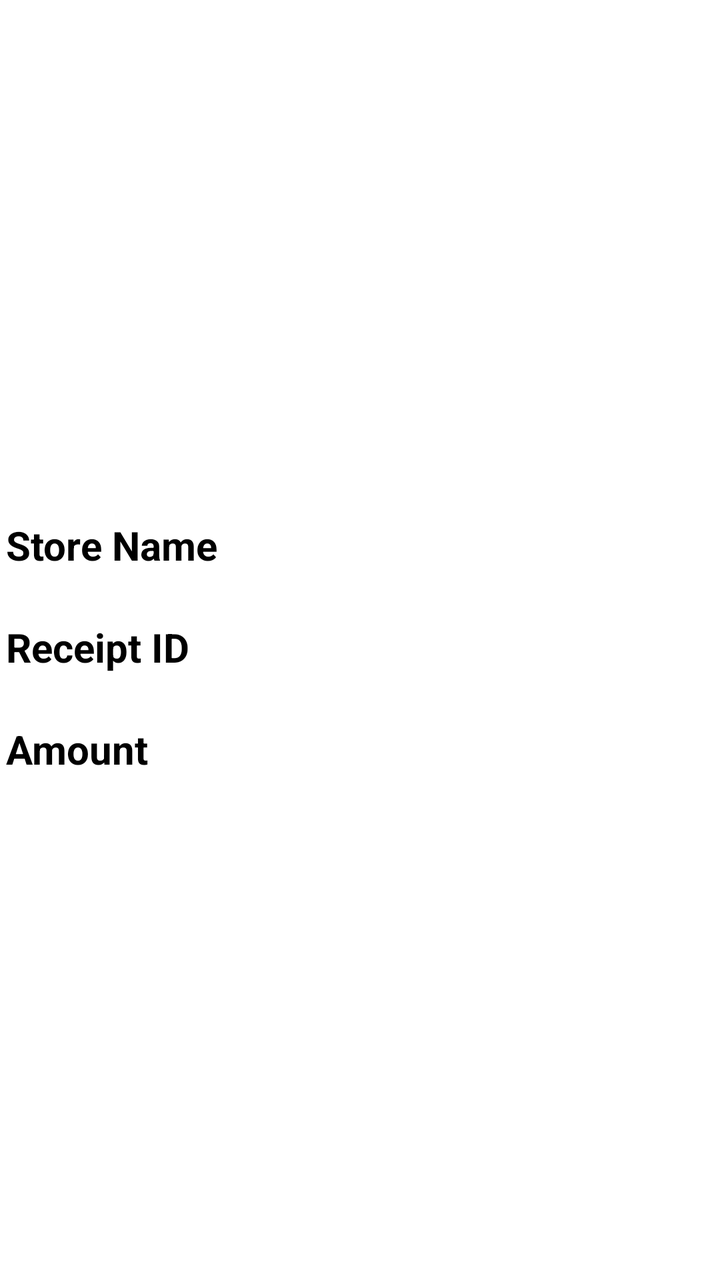
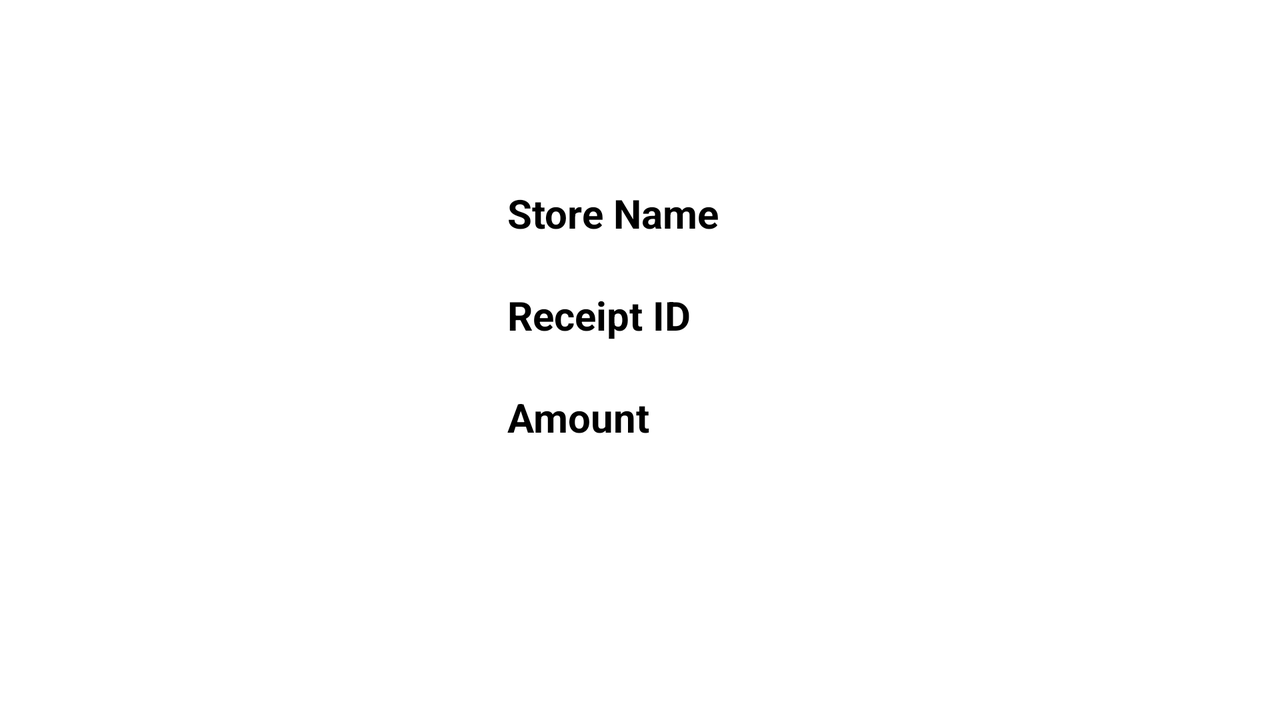

The same Android screen from two of the app's own layout files: first res/layout/ as a phone draws it, then the repository's variant for another configuration, drawn on a device whose configuration selects that folder. Both files follow.
<!-- AndroidManifest.xml: application theme Theme.ReceiptTracker -->
<!-- res/layout/activity_receipt_details.xml -->
<?xml version="1.0" encoding="utf-8"?>
<androidx.constraintlayout.widget.ConstraintLayout xmlns:android="http://schemas.android.com/apk/res/android"
    xmlns:app="http://schemas.android.com/apk/res-auto"
    xmlns:tools="http://schemas.android.com/tools"
    android:layout_width="match_parent"
    android:layout_height="match_parent"
    tools:context=".ReceiptDetailsActivity">

    <ImageView
        android:id="@+id/imageView"
        android:layout_width="161dp"
        android:layout_height="191dp"
        android:layout_marginTop="40dp"
        android:contentDescription="@string/receipt_icon"
        app:layout_constraintEnd_toEndOf="parent"
        app:layout_constraintStart_toStartOf="parent"
        app:layout_constraintTop_toTopOf="parent"
        app:srcCompat="@drawable/receipticon" />

    <LinearLayout
        android:id="@+id/storeNameLinearLayout"
        android:layout_width="354dp"
        android:layout_height="43dp"
        android:layout_marginTop="20dp"
        android:orientation="horizontal"
        app:layout_constraintEnd_toEndOf="parent"
        app:layout_constraintStart_toStartOf="parent"
        app:layout_constraintTop_toBottomOf="@+id/imageView">

        <TextView
            android:id="@+id/receiptDetailsStoreNameLabel"
            android:layout_width="1dp"
            android:layout_height="match_parent"
            android:layout_weight="1"
            android:gravity="center_vertical"
            android:text="@string/storeName"
            android:textColor="@color/black"
            android:textSize="20sp"
            android:textStyle="bold" />

        <TextView
            android:id="@+id/receiptDetailsStoreNameTextView"
            android:layout_width="wrap_content"
            android:layout_height="match_parent"
            android:layout_weight="1"
            android:gravity="center_vertical"
            android:maxWidth="6dp"
            android:textAlignment="center"
            android:textColor="@color/black" />

    </LinearLayout>

    <LinearLayout
        android:id="@+id/receiptIdLinearLayout"
        android:layout_width="354dp"
        android:layout_height="43dp"
        android:layout_marginTop="8dp"
        android:orientation="horizontal"
        app:layout_constraintEnd_toEndOf="@+id/storeNameLinearLayout"
        app:layout_constraintStart_toStartOf="@+id/storeNameLinearLayout"
        app:layout_constraintTop_toBottomOf="@+id/storeNameLinearLayout">

        <TextView
            android:id="@+id/receiptDetailsIdLabel"
            android:layout_width="1dp"
            android:layout_height="match_parent"
            android:layout_weight="1"
            android:gravity="center_vertical"
            android:text="@string/receiptId"
            android:textColor="@color/black"
            android:textSize="20sp"
            android:textStyle="bold" />

        <TextView
            android:id="@+id/receiptDetailsIdTextView"
            android:layout_width="wrap_content"
            android:layout_height="match_parent"
            android:layout_weight="1"
            android:gravity="center_vertical"
            android:textAlignment="center"
            android:textColor="@color/black" />
    </LinearLayout>

    <LinearLayout
        android:id="@+id/AmountLinearLayout"
        android:layout_width="354dp"
        android:layout_height="43dp"
        android:layout_marginTop="8dp"
        android:orientation="horizontal"
        app:layout_constraintEnd_toEndOf="@+id/receiptIdLinearLayout"
        app:layout_constraintStart_toStartOf="@+id/receiptIdLinearLayout"
        app:layout_constraintTop_toBottomOf="@+id/receiptIdLinearLayout">

        <TextView
            android:id="@+id/receiptDetailsAmountLabel"
            android:layout_width="1dp"
            android:layout_height="match_parent"
            android:layout_weight="1"
            android:gravity="center_vertical"
            android:text="@string/amount"
            android:textColor="@color/black"
            android:textSize="20sp"
            android:textStyle="bold" />

        <TextView
            android:id="@+id/receiptDetailsAmountTextView"
            android:layout_width="wrap_content"
            android:layout_height="match_parent"
            android:layout_weight="1"
            android:gravity="center_vertical"
            android:textAlignment="center"
            android:textColor="@color/black" />
    </LinearLayout>

</androidx.constraintlayout.widget.ConstraintLayout>
<!-- resources referenced by this layout -->
<resources>
  <string name="amount">Amount</string>
  <string name="receiptId">Receipt ID</string>
  <string name="receipt_icon">Receipt Icon</string>
  <string name="storeName">Store Name</string>
  <style name="Theme.ReceiptTracker" parent="Theme.MaterialComponents.DayNight.DarkActionBar">
          
          <item name="colorPrimary">@color/purple_500</item>
          <item name="colorPrimaryVariant">@color/purple_700</item>
          <item name="colorOnPrimary">@color/white</item>
          
          <item name="colorSecondary">@color/teal_200</item>
          <item name="colorSecondaryVariant">@color/teal_700</item>
          <item name="colorOnSecondary">@color/black</item>
          
          <item name="android:statusBarColor" tools:targetApi="l">?attr/colorPrimaryVariant</item>
          
      </style>
</resources>
<!-- res/layout-land/activity_receipt_details.xml (the repository's variant of the layout above) -->
<!-- drawn on the phone turned sideways -->
<?xml version="1.0" encoding="utf-8"?>
<androidx.constraintlayout.widget.ConstraintLayout xmlns:android="http://schemas.android.com/apk/res/android"
    xmlns:app="http://schemas.android.com/apk/res-auto"
    xmlns:tools="http://schemas.android.com/tools"
    android:layout_width="match_parent"
    android:layout_height="match_parent"
    tools:context=".ReceiptDetailsActivity">

    <ImageView
        android:id="@+id/imageView"
        android:layout_width="161dp"
        android:layout_height="191dp"
        android:layout_marginStart="60dp"
        android:layout_marginTop="60dp"
        android:contentDescription="@string/receipt_icon"
        app:layout_constraintStart_toStartOf="parent"
        app:layout_constraintTop_toTopOf="parent"
        app:srcCompat="@drawable/receipticon" />

    <LinearLayout
        android:id="@+id/storeNameLinearLayout"
        android:layout_width="354dp"
        android:layout_height="43dp"
        android:layout_marginTop="25dp"
        android:orientation="horizontal"
        app:layout_constraintEnd_toEndOf="parent"
        app:layout_constraintStart_toEndOf="@+id/imageView"
        app:layout_constraintTop_toTopOf="@+id/imageView">

        <TextView
            android:id="@+id/receiptDetailsStoreNameLabel"
            android:layout_width="1dp"
            android:layout_height="match_parent"
            android:layout_weight="1"
            android:gravity="center_vertical"
            android:text="@string/storeName"
            android:textColor="@color/black"
            android:textSize="20sp"
            android:textStyle="bold" />

        <TextView
            android:id="@+id/receiptDetailsStoreNameTextView"
            android:layout_width="wrap_content"
            android:layout_height="match_parent"
            android:layout_weight="1"
            android:gravity="center_vertical"
            android:maxWidth="6dp"
            android:textAlignment="center"
            android:textColor="@color/black" />

    </LinearLayout>

    <LinearLayout
        android:id="@+id/receiptIdLinearLayout"
        android:layout_width="354dp"
        android:layout_height="43dp"
        android:layout_marginTop="8dp"
        android:orientation="horizontal"
        app:layout_constraintEnd_toEndOf="@+id/storeNameLinearLayout"
        app:layout_constraintStart_toStartOf="@+id/storeNameLinearLayout"
        app:layout_constraintTop_toBottomOf="@+id/storeNameLinearLayout">

        <TextView
            android:id="@+id/receiptDetailsIdLabel"
            android:layout_width="1dp"
            android:layout_height="match_parent"
            android:layout_weight="1"
            android:gravity="center_vertical"
            android:text="@string/receiptId"
            android:textColor="@color/black"
            android:textSize="20sp"
            android:textStyle="bold" />

        <TextView
            android:id="@+id/receiptDetailsIdTextView"
            android:layout_width="wrap_content"
            android:layout_height="match_parent"
            android:layout_weight="1"
            android:gravity="center_vertical"
            android:textAlignment="center"
            android:textColor="@color/black" />
    </LinearLayout>

    <LinearLayout
        android:id="@+id/AmountLinearLayout"
        android:layout_width="354dp"
        android:layout_height="43dp"
        android:layout_marginTop="8dp"
        android:orientation="horizontal"
        app:layout_constraintEnd_toEndOf="@+id/receiptIdLinearLayout"
        app:layout_constraintStart_toStartOf="@+id/receiptIdLinearLayout"
        app:layout_constraintTop_toBottomOf="@+id/receiptIdLinearLayout">

        <TextView
            android:id="@+id/receiptDetailsAmountLabel"
            android:layout_width="1dp"
            android:layout_height="match_parent"
            android:layout_weight="1"
            android:gravity="center_vertical"
            android:text="@string/amount"
            android:textColor="@color/black"
            android:textSize="20sp"
            android:textStyle="bold" />

        <TextView
            android:id="@+id/receiptDetailsAmountTextView"
            android:layout_width="wrap_content"
            android:layout_height="match_parent"
            android:layout_weight="1"
            android:gravity="center_vertical"
            android:textAlignment="center"
            android:textColor="@color/black" />
    </LinearLayout>

</androidx.constraintlayout.widget.ConstraintLayout>
